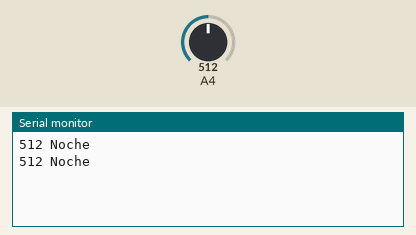
Simulated run of this sketch. Board: Arduino Mega 2560, built with avr-gcc and run on an emulated ATmega2560. Shown: the last lines printed to the serial monitor. The inputs (shaded band) are chosen by the test bench; at power-on: A4 = 512.

Above: at 1.8 s.
1.9 s: A4 set to 985
At 2.8 s:
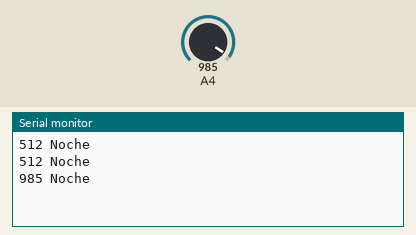
3.4 s: A4 set to 1011
At 4.5 s:
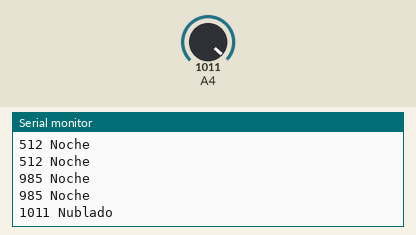

The sketch:

LDR_test.ino
```cpp
int sensorValue;

void setup()
{
  Serial.begin(9600); // starts the serial port at 9600
}

void loop()
{
  sensorValue = analogRead(36);
  Serial.print(sensorValue);
  if(sensorValue >= 2700){
    Serial.println(" Soleado");
  }
  else if(sensorValue >= 1000){
    Serial.println(" Nublado");
  }
  else{
    Serial.println(" Noche");
  }
  delay(1000);
}
```

Measured:
- the behaviour switches between 999 and 1000 on A4 (found by bisection; images 1 and 2)
- after the input at 1.9 s, the serial monitor: prints a new line after 0.10 s (image 1)
- after the input at 3.4 s, the serial monitor: prints a new line after 0.60 s (image 2)
